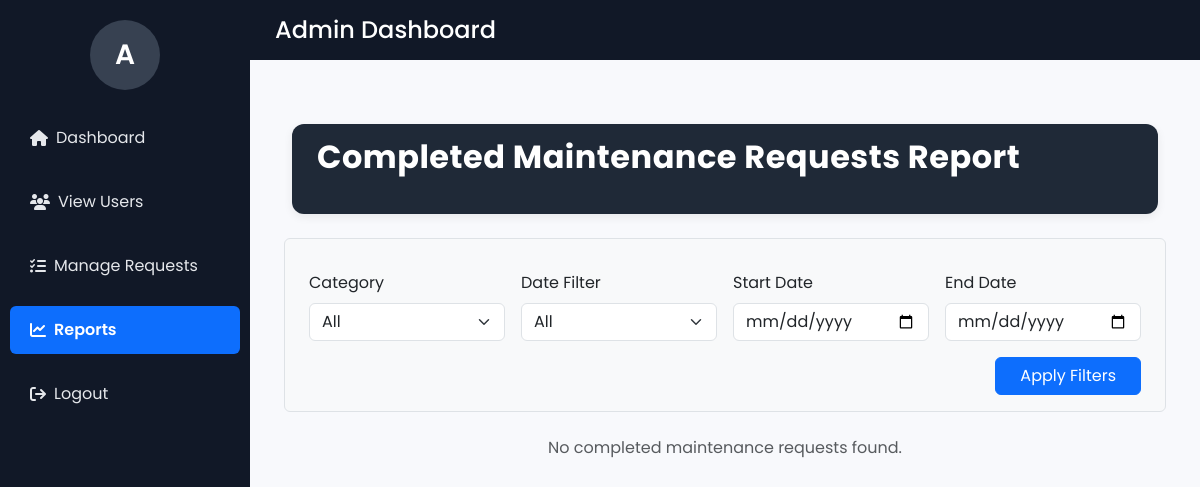
Before: /dashboard/admin/reports/ (signed in) with the older database file.
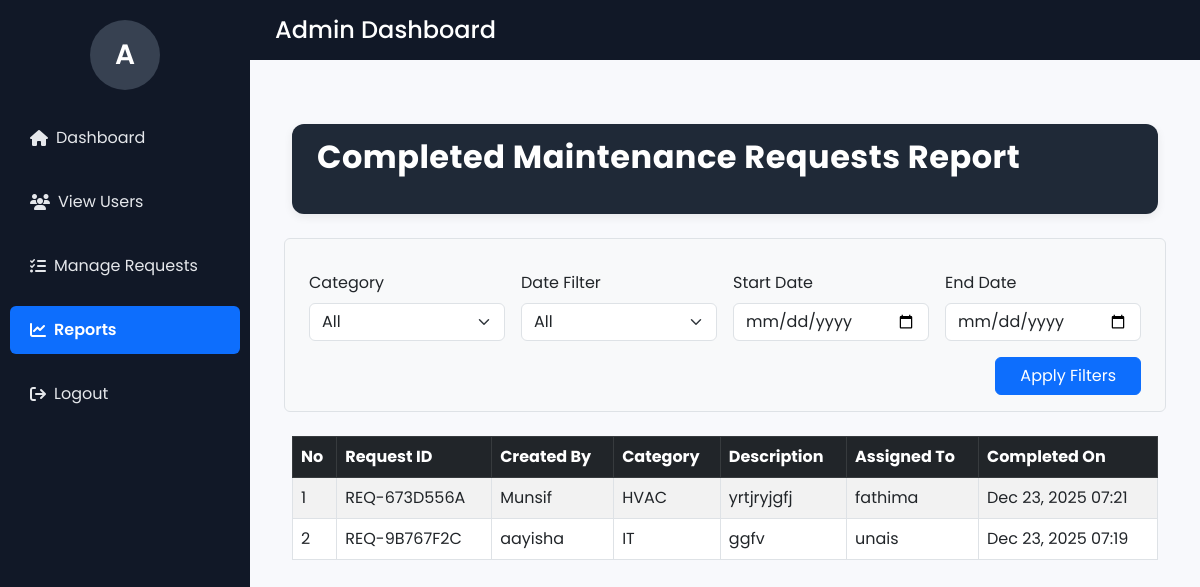
After: the same page with the newer database file.
### Request_app/models.py (models this page shows, shortened)
class MaintenanceRequest(models.Model):
    CATEGORY_CHOICES = (
        ('ELECTRICAL', 'Electrical'),
        ('PLUMBING', 'Plumbing'),
        ('HVAC', 'HVAC'),
        ('IT', 'IT'),
        ('OTHER', 'Other'),
    )
    STATUS_PENDING = 'PENDING'
    STATUS_IN_PROCESS = 'IN_PROCESS'
    STATUS_COMPLETED = 'COMPLETED'
    STATUS_CANCELLED = 'CANCELLED'
    STATUS_CHOICES = (
        (STATUS_PENDING, 'Pending'),
        (STATUS_IN_PROCESS, 'In Process'),
        (STATUS_COMPLETED, 'Completed'),
        (STATUS_CANCELLED, 'Cancelled'),
    )
    request_id = models.CharField(max_length=40, unique=True, editable=False)
    title = models.CharField(max_length=200)
    description = models.TextField()
    category = models.CharField(max_length=20, choices=CATEGORY_CHOICES)
    status = models.CharField(
        max_length=20,
        choices=STATUS_CHOICES,
        default=STATUS_PENDING
    )
    created_by = models.ForeignKey(
        User,
        related_name='requests_created',
        on_delete=models.CASCADE
    )
    assigned_to = models.ForeignKey(
        User,
        related_name='requests_assigned',
        on_delete=models.SET_NULL,
        null=True,
        blank=True
    )
    created_at = models.DateTimeField(auto_now_add=True)
    updated_at = models.DateTimeField(auto_now=True)
    resolution_notes = models.TextField(blank=True, null=True)

### Request_app/views.py (the view)
# urls.py: path('dashboard/admin/reports/', views.reports, name='reports'),
@login_required
@admin_required
def reports(request):
    requests_qs = MaintenanceRequest.objects.filter(
        status=MaintenanceRequest.STATUS_COMPLETED
    ).order_by('-updated_at')
    category = request.GET.get("category", "all")
    filter_type = request.GET.get("filter")
    start_date = request.GET.get("start_date")
    end_date = request.GET.get("end_date")
    if category != "all":
        requests_qs = requests_qs.filter(category=category)
    today = now().date()
    if filter_type == "daily":
        requests_qs = requests_qs.filter(updated_at__date=today)
    elif filter_type == "weekly":
        start_week = today - timedelta(days=7)
        requests_qs = requests_qs.filter(
            updated_at__date__gte=start_week,
            updated_at__date__lte=today
        )
    elif filter_type == "monthly":
        requests_qs = requests_qs.filter(
            updated_at__year=today.year,
            updated_at__month=today.month
        )
    elif filter_type == "yearly":
        requests_qs = requests_qs.filter(updated_at__year=today.year)
    elif start_date and end_date:
        start = datetime.strptime(start_date, "%Y-%m-%d").date()
        end = datetime.strptime(end_date, "%Y-%m-%d").date()
        requests_qs = requests_qs.filter(
            updated_at__date__range=(start, end)
        )
    context = {
        "requests": requests_qs,
        "active": "reports",
    }
    return render(request, "requests/reports.html", context)

### Request_app/views.py (called while the page is built)
def admin_required(view_func):
    return user_passes_test(lambda u: u.is_superuser)(view_func)

### Request_app/templates/requests/reports.html (shortened to what this page needs)
{% extends "admin_master.html" %}
{% block content %}
<div class="container py-4">
    <div class="dashboard-header mb-4">
        <h2 class="mb-4">Completed Maintenance Requests Report</h2>
    </div>
    <form method="GET" class="row g-3 mb-4 p-3 border rounded bg-light mt-3">
        <div class="col-md-3">
            <label class="form-label">Category</label>
            <select name="category" class="form-select">
                <option value="all">All</option>
            </select>
        </div>
        <div class="col-md-3">
            <label class="form-label">Date Filter</label>
            <select name="filter" class="form-select">
                <option value="">All</option>
            </select>
        </div>
        <div class="col-md-3">
            <label class="form-label">Start Date</label>
            <input type="date" name="start_date" class="form-control">
        </div>
        <div class="col-md-3">
            <label class="form-label">End Date</label>
            <input type="date" name="end_date" class="form-control">
        </div>
        <div class="col-md-12 text-end">
            <button type="submit" class="btn btn-primary px-4">
                Apply Filters
            </button>
        </div>
    </form>
    {% if requests %}
    <div class="table-responsive">
        <table class="table table-bordered table-striped align-middle">
            <thead class="table-dark">
                <tr>
                    <th>No</th>
                    <th>Request ID</th>
                    <th>Created By</th>
                    <th>Category</th>
                    <th>Description</th>
                    <th>Assigned To</th>
                    <th>Completed On</th>
                </tr>
            </thead>
            <tbody>
                {% for r in requests %}
                <tr>
                    <td>{{ forloop.counter }}</td>
                    <td>{{ r.request_id }}</td>
                    <td>{{ r.created_by.username }}</td>
                    <td>{{ r.get_category_display }}</td>
                    <td>{{ r.description }}</td>
                    <td>
                        {% if r.assigned_to %}
                            {{ r.assigned_to.username }}
                        {% else %}
                            <span class="text-muted">Not Assigned</span>
                        {% endif %}
                    </td>
                    <td>{{ r.updated_at|date:"M d, Y H:i" }}</td>
                </tr>
                {% endfor %}
            </tbody>
        </table>
    </div>
    {% else %}
        <p class="text-muted text-center mt-4">
            No completed maintenance requests found.
        </p>
    {% endif %}
</div>
{% endblock %}

### Request_app/templates/admin_master.html (shortened to what this page needs)
<!DOCTYPE html>
<html lang="en">
<head>
    <link href="https://cdn.jsdelivr.net/npm/bootstrap@5.3.0/dist/css/bootstrap.min.css" rel="stylesheet">
    <link rel="stylesheet" href="https://cdnjs.cloudflare.com/ajax/libs/font-awesome/6.5.0/css/all.min.css" />
</head>
<body>
    <div class="topbar">
        <h4 class="m-0">Admin Dashboard</h4>
    </div>
    <div class="wrapper">
        <div class="sidebar text-white">
            <div class="profile-circle">
                {{ request.user.username|first|upper }}
            </div>
            <ul class="nav flex-column">
                <li class="nav-item mb-2">
                    <a class="nav-link d-flex align-items-center {% if active == 'dashboard' %}active{% endif %}"
                        href="{% url 'admin_dashboard' %}">
                        <i class="fa fa-home me-2"></i> Dashboard
                    </a>
                </li>
                <li class="nav-item mb-2">
                    <a class="nav-link d-flex align-items-center {% if active == 'users' %}active{% endif %}"
                        href="{% url 'view_users' %}">
                        <i class="fa fa-users me-2"></i> View Users
                    </a>
                </li>
                <li class="nav-item mb-2">
                    <a class="nav-link d-flex align-items-center {% if active == 'requests' %}active{% endif %}"
                        href="{% url 'manage_requests' %}">
                        <i class="fa fa-tasks me-2"></i> Manage Requests
                    </a>
                </li>
                <li class="nav-item mb-2">
                    <a class="nav-link d-flex align-items-center {% if active == 'reports' %}active{% endif %}"
                        href="{% url 'reports' %}">
                        <i class="fa fa-chart-line me-2"></i> Reports
                    </a>
                </li>
                <li>
                    <a class="nav-link d-flex align-items-center" href="{% url 'logout' %}"
                        onclick="confirmLogout(event)">
                        <i class="fa fa-sign-out me-2"></i> Logout
                    </a>
                </li>
            </ul>
        </div>
        <div class="content">
            {% block content %}
            {% endblock %}
        </div>
    </div>
</body>
</html>

### Request_app/templates/admin_master.html (style rules this page uses)
body { font-family: 'Poppins', sans-serif; background: #f8f9fc; margin: 0; }
.wrapper { display: flex; }
.sidebar { width: 250px; background: #111827; position: fixed; top: 0; bottom: 0; left: 0; padding-top: 20px; color: #fff; }
.profile-circle { width: 70px; height: 70px; margin: auto; margin-bottom: 20px; border-radius: 50%; background: #374151; display: flex; align-items: center; justify-content: center; font-size: 28px; font-weight: 600; color: white; }
.sidebar a { padding: 12px 20px; text-decoration: none; color: #e5e7eb; display: block; transition: 0.3s; border-radius: 6px; margin: 4px 10px; }
.sidebar a.active { background-color: #0d6efd !important; color: #fff !important; font-weight: 600; }
.topbar { height: 60px; background: #111827; margin-left: 250px; width: calc(100% - 250px); padding: 15px 25px; color: white; display: flex; align-items: center; justify-content: space-between; position: fixed; top: 0; z-index: 10; }
.content { margin-left: 250px; padding: 100px 30px 30px 30px; width: calc(100% - 250px); }

### Request_app/templates/requests/reports.html (style rules this page uses)
.dashboard-header { background: #1f2937; padding: 14px 25px; border-radius: 12px; box-shadow: 0 3px 10px rgba(0,0,0,0.07); }
.dashboard-header h2 { font-weight: 700; color: #ffffff; letter-spacing: 0.5px; margin: 0; }

Changed rows visible on the page:
added MaintenanceRequest: request_id "REQ-673D556A", created_by.username "Munsif", category "HVAC", description "yrtjryjgfj", assigned_to.username "fathima", updated_at "Dec 23, 2025 07:21"
now on this page (row edited): MaintenanceRequest: request_id "REQ-9B767F2C", created_by.username "aayisha", category "IT", description "ggfv", assigned_to.username "unais", updated_at "Dec 23, 2025 07:19"
Other visible differences:
text no longer shown: "No completed maintenance requests found."
text now shown: "No Request ID Created By Category Description Assigned To Completed On"
